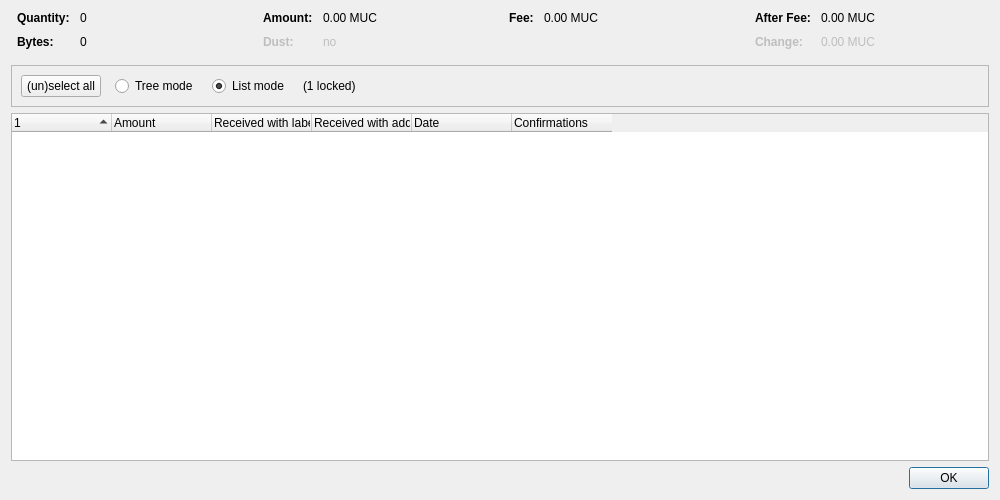
<?xml version="1.0" encoding="UTF-8"?>
<ui version="4.0">
 <class>CoinControlDialog</class>
 <widget class="QDialog" name="CoinControlDialog">
  <property name="geometry">
   <rect>
    <x>0</x>
    <y>0</y>
    <width>1000</width>
    <height>500</height>
   </rect>
  </property>
  <property name="windowTitle">
   <string>Coin Selection</string>
  </property>
  <layout class="QVBoxLayout" name="verticalLayout">
   <item>
    <layout class="QHBoxLayout" name="horizontalLayoutTop" stretch="0,0,0,0">
     <property name="topMargin">
      <number>0</number>
     </property>
     <property name="bottomMargin">
      <number>10</number>
     </property>
     <item>
      <layout class="QFormLayout" name="formLayoutCoinControl1">
       <property name="horizontalSpacing">
        <number>10</number>
       </property>
       <property name="verticalSpacing">
        <number>10</number>
       </property>
       <property name="leftMargin">
        <number>6</number>
       </property>
       <property name="rightMargin">
        <number>6</number>
       </property>
       <item row="0" column="0">
        <widget class="QLabel" name="labelCoinControlQuantityText">
         <property name="font">
          <font>
           <weight>75</weight>
           <bold>true</bold>
          </font>
         </property>
         <property name="text">
          <string>Quantity:</string>
         </property>
        </widget>
       </item>
       <item row="0" column="1">
        <widget class="QLabel" name="labelCoinControlQuantity">
         <property name="cursor">
          <cursorShape>IBeamCursor</cursorShape>
         </property>
         <property name="contextMenuPolicy">
          <enum>Qt::ActionsContextMenu</enum>
         </property>
         <property name="text">
          <string notr="true">0</string>
         </property>
         <property name="textInteractionFlags">
          <set>Qt::LinksAccessibleByMouse|Qt::TextSelectableByKeyboard|Qt::TextSelectableByMouse</set>
         </property>
        </widget>
       </item>
       <item row="1" column="0">
        <widget class="QLabel" name="labelCoinControlBytesText">
         <property name="font">
          <font>
           <weight>75</weight>
           <bold>true</bold>
          </font>
         </property>
         <property name="text">
          <string>Bytes:</string>
         </property>
        </widget>
       </item>
       <item row="1" column="1">
        <widget class="QLabel" name="labelCoinControlBytes">
         <property name="cursor">
          <cursorShape>IBeamCursor</cursorShape>
         </property>
         <property name="contextMenuPolicy">
          <enum>Qt::ActionsContextMenu</enum>
         </property>
         <property name="text">
          <string notr="true">0</string>
         </property>
         <property name="textInteractionFlags">
          <set>Qt::LinksAccessibleByMouse|Qt::TextSelectableByKeyboard|Qt::TextSelectableByMouse</set>
         </property>
        </widget>
       </item>
      </layout>
     </item>
     <item>
      <layout class="QFormLayout" name="formLayoutCoinControl2">
       <property name="horizontalSpacing">
        <number>10</number>
       </property>
       <property name="verticalSpacing">
        <number>10</number>
       </property>
       <property name="leftMargin">
        <number>6</number>
       </property>
       <property name="rightMargin">
        <number>6</number>
       </property>
       <item row="0" column="0">
        <widget class="QLabel" name="labelCoinControlAmountText">
         <property name="font">
          <font>
           <weight>75</weight>
           <bold>true</bold>
          </font>
         </property>
         <property name="text">
          <string>Amount:</string>
         </property>
        </widget>
       </item>
       <item row="0" column="1">
        <widget class="QLabel" name="labelCoinControlAmount">
         <property name="cursor">
          <cursorShape>IBeamCursor</cursorShape>
         </property>
         <property name="contextMenuPolicy">
          <enum>Qt::ActionsContextMenu</enum>
         </property>
         <property name="text">
          <string notr="true">0.00 MUC</string>
         </property>
         <property name="textInteractionFlags">
          <set>Qt::LinksAccessibleByMouse|Qt::TextSelectableByKeyboard|Qt::TextSelectableByMouse</set>
         </property>
        </widget>
       </item>
       <item row="1" column="0">
        <widget class="QLabel" name="labelCoinControlLowOutputText">
         <property name="enabled">
          <bool>false</bool>
         </property>
         <property name="font">
          <font>
           <weight>75</weight>
           <bold>true</bold>
          </font>
         </property>
         <property name="text">
          <string>Dust:</string>
         </property>
        </widget>
       </item>
       <item row="1" column="1">
        <widget class="QLabel" name="labelCoinControlLowOutput">
         <property name="enabled">
          <bool>false</bool>
         </property>
         <property name="cursor">
          <cursorShape>IBeamCursor</cursorShape>
         </property>
         <property name="contextMenuPolicy">
          <enum>Qt::ActionsContextMenu</enum>
         </property>
         <property name="text">
          <string notr="true">no</string>
         </property>
         <property name="textInteractionFlags">
          <set>Qt::LinksAccessibleByMouse|Qt::TextSelectableByKeyboard|Qt::TextSelectableByMouse</set>
         </property>
        </widget>
       </item>
      </layout>
     </item>
     <item>
      <layout class="QFormLayout" name="formLayoutCoinControl3">
       <property name="horizontalSpacing">
        <number>10</number>
       </property>
       <property name="verticalSpacing">
        <number>10</number>
       </property>
       <property name="leftMargin">
        <number>6</number>
       </property>
       <property name="rightMargin">
        <number>6</number>
       </property>
       <item row="0" column="0">
        <widget class="QLabel" name="labelCoinControlFeeText">
         <property name="font">
          <font>
           <weight>75</weight>
           <bold>true</bold>
          </font>
         </property>
         <property name="text">
          <string>Fee:</string>
         </property>
        </widget>
       </item>
       <item row="0" column="1">
        <widget class="QLabel" name="labelCoinControlFee">
         <property name="cursor">
          <cursorShape>IBeamCursor</cursorShape>
         </property>
         <property name="contextMenuPolicy">
          <enum>Qt::ActionsContextMenu</enum>
         </property>
         <property name="text">
          <string notr="true">0.00 MUC</string>
         </property>
         <property name="textInteractionFlags">
          <set>Qt::LinksAccessibleByMouse|Qt::TextSelectableByKeyboard|Qt::TextSelectableByMouse</set>
         </property>
        </widget>
       </item>
      </layout>
     </item>
     <item>
      <layout class="QFormLayout" name="formLayoutCoinControl4">
       <property name="horizontalSpacing">
        <number>10</number>
       </property>
       <property name="verticalSpacing">
        <number>10</number>
       </property>
       <property name="leftMargin">
        <number>6</number>
       </property>
       <property name="rightMargin">
        <number>6</number>
       </property>
       <item row="0" column="0">
        <widget class="QLabel" name="labelCoinControlAfterFeeText">
         <property name="font">
          <font>
           <weight>75</weight>
           <bold>true</bold>
          </font>
         </property>
         <property name="text">
          <string>After Fee:</string>
         </property>
        </widget>
       </item>
       <item row="0" column="1">
        <widget class="QLabel" name="labelCoinControlAfterFee">
         <property name="cursor">
          <cursorShape>IBeamCursor</cursorShape>
         </property>
         <property name="contextMenuPolicy">
          <enum>Qt::ActionsContextMenu</enum>
         </property>
         <property name="text">
          <string notr="true">0.00 MUC</string>
         </property>
         <property name="textInteractionFlags">
          <set>Qt::LinksAccessibleByMouse|Qt::TextSelectableByKeyboard|Qt::TextSelectableByMouse</set>
         </property>
        </widget>
       </item>
       <item row="1" column="0">
        <widget class="QLabel" name="labelCoinControlChangeText">
         <property name="enabled">
          <bool>false</bool>
         </property>
         <property name="font">
          <font>
           <weight>75</weight>
           <bold>true</bold>
          </font>
         </property>
         <property name="text">
          <string>Change:</string>
         </property>
        </widget>
       </item>
       <item row="1" column="1">
        <widget class="QLabel" name="labelCoinControlChange">
         <property name="enabled">
          <bool>false</bool>
         </property>
         <property name="cursor">
          <cursorShape>IBeamCursor</cursorShape>
         </property>
         <property name="contextMenuPolicy">
          <enum>Qt::ActionsContextMenu</enum>
         </property>
         <property name="text">
          <string notr="true">0.00 MUC</string>
         </property>
         <property name="textInteractionFlags">
          <set>Qt::LinksAccessibleByMouse|Qt::TextSelectableByKeyboard|Qt::TextSelectableByMouse</set>
         </property>
        </widget>
       </item>
      </layout>
     </item>
    </layout>
   </item>
   <item>
    <widget class="QFrame" name="frame">
     <property name="minimumSize">
      <size>
       <width>0</width>
       <height>40</height>
      </size>
     </property>
     <property name="frameShape">
      <enum>QFrame::StyledPanel</enum>
     </property>
     <property name="frameShadow">
      <enum>QFrame::Sunken</enum>
     </property>
     <layout class="QHBoxLayout" name="horizontalLayout">
      <item>
       <layout class="QHBoxLayout" name="horizontalLayoutPanel" stretch="0,0,0,0,0">
        <property name="spacing">
         <number>14</number>
        </property>
        <item>
         <widget class="QPushButton" name="pushButtonSelectAll">
          <property name="sizePolicy">
           <sizepolicy hsizetype="Maximum" vsizetype="Fixed">
            <horstretch>0</horstretch>
            <verstretch>0</verstretch>
           </sizepolicy>
          </property>
          <property name="text">
           <string>(un)select all</string>
          </property>
          <property name="autoDefault">
           <bool>false</bool>
          </property>
         </widget>
        </item>
        <item>
         <widget class="QRadioButton" name="radioTreeMode">
          <property name="sizePolicy">
           <sizepolicy hsizetype="Maximum" vsizetype="Fixed">
            <horstretch>0</horstretch>
            <verstretch>0</verstretch>
           </sizepolicy>
          </property>
          <property name="text">
           <string>Tree mode</string>
          </property>
         </widget>
        </item>
        <item>
         <widget class="QRadioButton" name="radioListMode">
          <property name="sizePolicy">
           <sizepolicy hsizetype="Maximum" vsizetype="Fixed">
            <horstretch>0</horstretch>
            <verstretch>0</verstretch>
           </sizepolicy>
          </property>
          <property name="text">
           <string>List mode</string>
          </property>
          <property name="checked">
           <bool>true</bool>
          </property>
         </widget>
        </item>
        <item>
         <widget class="QLabel" name="labelLocked">
          <property name="text">
           <string notr="true">(1 locked)</string>
          </property>
         </widget>
        </item>
        <item>
         <spacer name="horizontalSpacer">
          <property name="orientation">
           <enum>Qt::Horizontal</enum>
          </property>
          <property name="sizeHint" stdset="0">
           <size>
            <width>40</width>
            <height>20</height>
           </size>
          </property>
         </spacer>
        </item>
       </layout>
      </item>
     </layout>
    </widget>
   </item>
   <item>
    <widget class="CoinControlTreeWidget" name="treeWidget">
     <property name="contextMenuPolicy">
      <enum>Qt::CustomContextMenu</enum>
     </property>
     <property name="sortingEnabled">
      <bool>false</bool>
     </property>
     <property name="columnCount">
      <number>6</number>
     </property>
     <attribute name="headerShowSortIndicator" stdset="0">
      <bool>true</bool>
     </attribute>
     <attribute name="headerStretchLastSection">
      <bool>false</bool>
     </attribute>
     <column>
      <property name="text">
       <string/>
      </property>
     </column>
     <column>
      <property name="text">
       <string>Amount</string>
      </property>
     </column>
     <column>
      <property name="text">
       <string>Received with label</string>
      </property>
     </column>
     <column>
      <property name="text">
       <string>Received with address</string>
      </property>
     </column>
     <column>
      <property name="text">
       <string>Date</string>
      </property>
     </column>
     <column>
      <property name="text">
       <string>Confirmations</string>
      </property>
      <property name="toolTip">
       <string>Confirmed</string>
      </property>
     </column>
     <column>
      <property name="text">
       <string/>
      </property>
     </column>
     <column>
      <property name="text">
       <string/>
      </property>
     </column>
     <column>
      <property name="text">
       <string/>
      </property>
     </column>
     <column>
      <property name="text">
       <string/>
      </property>
     </column>
    </widget>
   </item>
   <item>
    <widget class="QDialogButtonBox" name="buttonBox">
     <property name="orientation">
      <enum>Qt::Horizontal</enum>
     </property>
     <property name="standardButtons">
      <set>QDialogButtonBox::Ok</set>
     </property>
    </widget>
   </item>
  </layout>
 </widget>
 <customwidgets>
  <customwidget>
   <class>CoinControlTreeWidget</class>
   <extends>QTreeWidget</extends>
   <header>qt/coincontroltreewidget.h</header>
  </customwidget>
 </customwidgets>
 <resources/>
 <connections/>
</ui>
